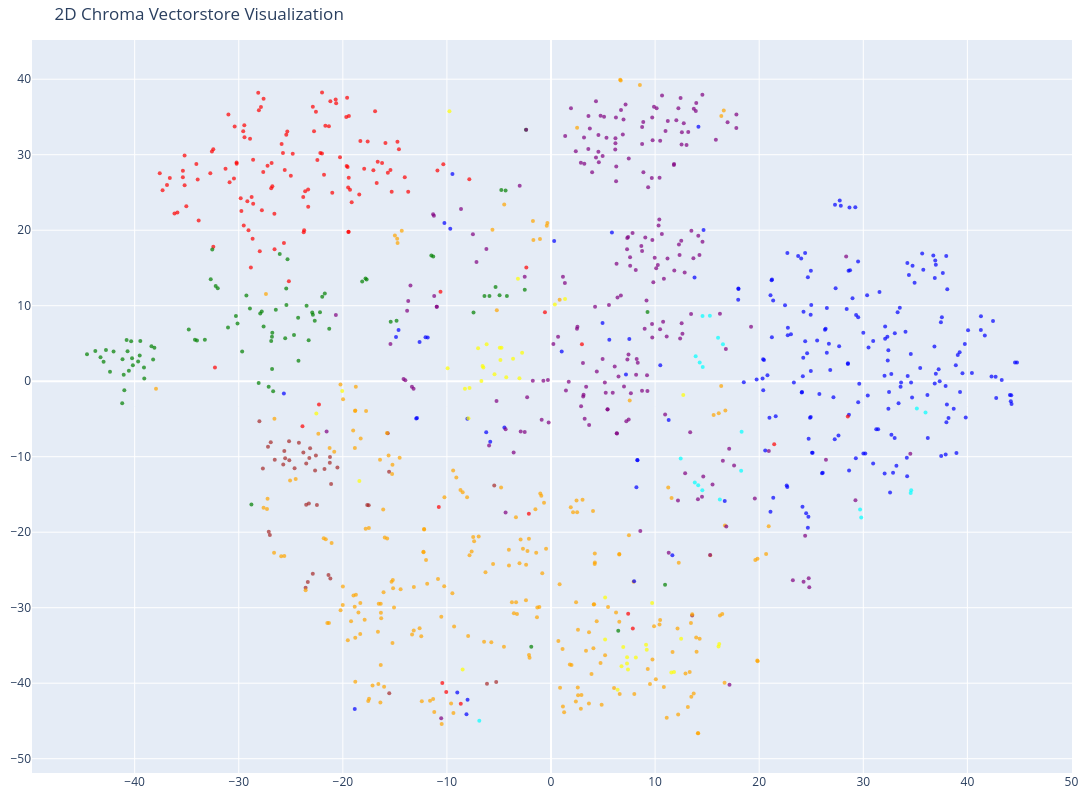

Here is the notebook cell this chart was saved with:
### Code cell
# Create the 2D scatter plot
fig = go.Figure(data=[go.Scatter(
    x=reduced_vectors[:, 0],
    y=reduced_vectors[:, 1],
    mode='markers',
    marker=dict(size=4, color=colors, opacity=0.7),
    text=[f"Category: {c}<br>Text: {d[:50]}..." for c, d in zip(categories, documents)],
    hoverinfo='text'
)])

fig.update_layout(
    title='2D Chroma Vectorstore Visualization',
    scene=dict(xaxis_title='x', yaxis_title='y'),
    width=1200,
    height=800,
    margin=dict(r=20, b=10, l=10, t=40)
)

fig.show()

### Figure 1 — Plotly figure (JSON) as saved in the notebook; plotly's stock layout.template omitted (floating-point values rounded to 4 significant figures; data arrays with more than 128 entries replaced by an {"elided": "..."} marker saying what was removed)
{"data": [{"hoverinfo": "text", "marker": {"color": {"elided": "1000 str values"}, "opacity": 0.7, "size": 4}, "mode": "markers", "text": {"elided": "1000 str values"}, "type": "scatter", "x": {"elided": "1000 float values"}, "y": {"elided": "1000 float values"}}], "layout": {"height": 800, "margin": {"b": 10, "l": 10, "r": 20, "t": 40}, "scene": {"xaxis": {"title": {"text": "x"}}, "yaxis": {"title": {"text": "y"}}}, "title": {"text": "2D Chroma Vectorstore Visualization"}, "width": 1200}}
